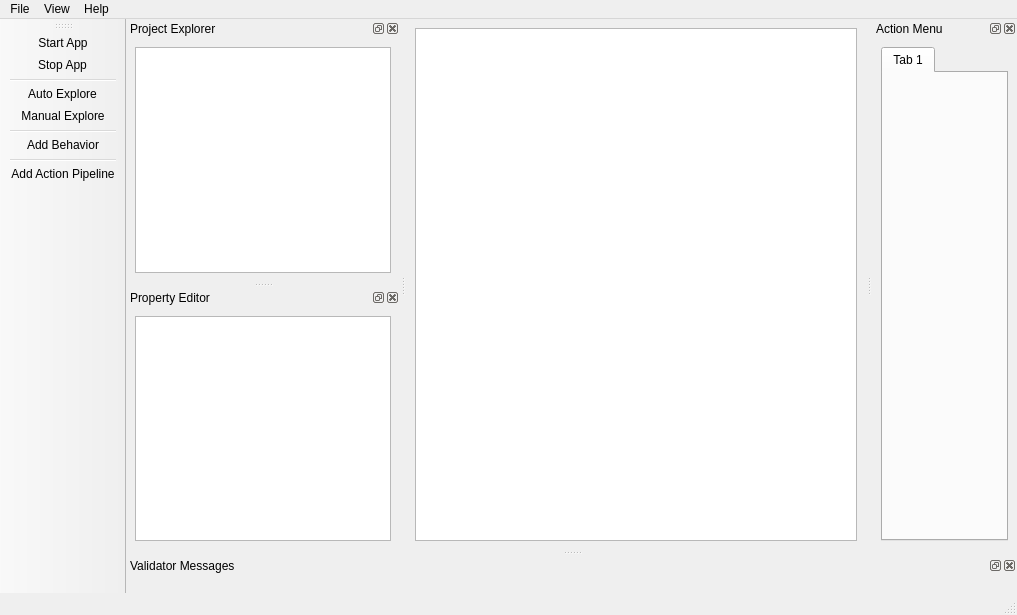
<?xml version="1.0" encoding="UTF-8"?>
<ui version="4.0">
 <class>MainWindow</class>
 <widget class="QMainWindow" name="MainWindow">
  <property name="geometry">
   <rect>
    <x>0</x>
    <y>0</y>
    <width>1017</width>
    <height>615</height>
   </rect>
  </property>
  <property name="windowTitle">
   <string>Facile</string>
  </property>
  <property name="unifiedTitleAndToolBarOnMac">
   <bool>true</bool>
  </property>
  <widget class="QWidget" name="centralwidget">
   <layout class="QHBoxLayout" name="horizontalLayout">
    <item>
     <widget class="QSplitter" name="viewSplitter">
      <property name="orientation">
       <enum>Qt::Horizontal</enum>
      </property>
      <widget class="QGraphicsView" name="tempView"/>
     </widget>
    </item>
   </layout>
  </widget>
  <widget class="QMenuBar" name="menubar">
   <property name="geometry">
    <rect>
     <x>0</x>
     <y>0</y>
     <width>1017</width>
     <height>25</height>
    </rect>
   </property>
   <widget class="QMenu" name="menuFile">
    <property name="title">
     <string>File</string>
    </property>
    <widget class="QMenu" name="menuNew_Project_2">
     <property name="title">
      <string>New Project</string>
     </property>
     <addaction name="actionFrom_Scratch"/>
     <addaction name="actionFrom_Existing_Project"/>
    </widget>
    <widget class="QMenu" name="menuRecent_Projects_2">
     <property name="title">
      <string>Recent Projects</string>
     </property>
    </widget>
    <addaction name="menuNew_Project_2"/>
    <addaction name="actionOpen_Project"/>
    <addaction name="menuRecent_Projects_2"/>
    <addaction name="separator"/>
    <addaction name="actionSave_Project"/>
    <addaction name="actionSave_as"/>
    <addaction name="separator"/>
    <addaction name="actionManage_Project"/>
   </widget>
   <widget class="QMenu" name="menuHelp">
    <property name="title">
     <string>Help</string>
    </property>
   </widget>
   <widget class="QMenu" name="menuView">
    <property name="title">
     <string>View</string>
    </property>
    <addaction name="actionShow_Behaviors"/>
    <addaction name="actionShow_Token_Tags"/>
    <addaction name="actionDetailed_View"/>
   </widget>
   <addaction name="menuFile"/>
   <addaction name="menuView"/>
   <addaction name="menuHelp"/>
  </widget>
  <widget class="QStatusBar" name="statusbar"/>
  <widget class="QDockWidget" name="dockWidget_2">
   <property name="windowTitle">
    <string>Project Explorer</string>
   </property>
   <attribute name="dockWidgetArea">
    <number>1</number>
   </attribute>
   <widget class="QWidget" name="dockWidgetContents_2">
    <layout class="QVBoxLayout" name="verticalLayout">
     <item>
      <widget class="QTreeView" name="projectExplorerView"/>
     </item>
    </layout>
   </widget>
  </widget>
  <widget class="QDockWidget" name="validatorDockWidget">
   <property name="allowedAreas">
    <set>Qt::BottomDockWidgetArea</set>
   </property>
   <property name="windowTitle">
    <string>Validator Messages</string>
   </property>
   <attribute name="dockWidgetArea">
    <number>8</number>
   </attribute>
   <widget class="QWidget" name="dockWidgetContents_4">
    <layout class="QVBoxLayout" name="verticalLayout_3"/>
   </widget>
  </widget>
  <widget class="QDockWidget" name="dockWidget_5">
   <property name="windowTitle">
    <string>Property Editor</string>
   </property>
   <attribute name="dockWidgetArea">
    <number>1</number>
   </attribute>
   <widget class="QWidget" name="dockWidgetContents_5">
    <layout class="QVBoxLayout" name="verticalLayout_2">
     <item>
      <widget class="QTreeView" name="propertyEditorView"/>
     </item>
    </layout>
   </widget>
  </widget>
  <widget class="QDockWidget" name="dockWidget_6">
   <property name="font">
    <font>
     <family>MS Shell Dlg 2</family>
    </font>
   </property>
   <property name="windowTitle">
    <string>Action Menu</string>
   </property>
   <attribute name="dockWidgetArea">
    <number>2</number>
   </attribute>
   <widget class="QWidget" name="dockWidgetContents_6">
    <layout class="QVBoxLayout" name="verticalLayout_4">
     <item>
      <widget class="QTabWidget" name="actionMenuTabWidget">
       <property name="currentIndex">
        <number>0</number>
       </property>
       <widget class="QWidget" name="tab">
        <attribute name="title">
         <string>Tab 1</string>
        </attribute>
       </widget>
      </widget>
     </item>
    </layout>
   </widget>
  </widget>
  <widget class="QToolBar" name="toolBar">
   <property name="windowTitle">
    <string>toolBar</string>
   </property>
   <attribute name="toolBarArea">
    <enum>LeftToolBarArea</enum>
   </attribute>
   <attribute name="toolBarBreak">
    <bool>false</bool>
   </attribute>
   <addaction name="actionStart_App"/>
   <addaction name="actionStop_App"/>
   <addaction name="separator"/>
   <addaction name="actionAutoExplore"/>
   <addaction name="actionManualExplore"/>
   <addaction name="separator"/>
   <addaction name="actionAdd_Behavior"/>
   <addaction name="separator"/>
   <addaction name="actionAdd_Action_Pipeline"/>
  </widget>
  <action name="actionOpen_Project">
   <property name="icon">
    <iconset resource="../../../icons.qrc">
     <normaloff>:/icon/resources/icons/office/open-door.png</normaloff>:/icon/resources/icons/office/open-door.png</iconset>
   </property>
   <property name="text">
    <string>Open Project</string>
   </property>
  </action>
  <action name="actionSave_Project">
   <property name="icon">
    <iconset resource="../../../icons.qrc">
     <normaloff>:/icon/resources/icons/office/save.png</normaloff>:/icon/resources/icons/office/save.png</iconset>
   </property>
   <property name="text">
    <string>Save</string>
   </property>
  </action>
  <action name="actionSave_as">
   <property name="icon">
    <iconset resource="../../../icons.qrc">
     <normaloff>:/icon/resources/icons/office/save-as.png</normaloff>:/icon/resources/icons/office/save-as.png</iconset>
   </property>
   <property name="text">
    <string>Save As . . .</string>
   </property>
  </action>
  <action name="actionFrom_Scratch">
   <property name="icon">
    <iconset resource="../../../icons.qrc">
     <normaloff>:/icon/resources/icons/office/edit-file.png</normaloff>:/icon/resources/icons/office/edit-file.png</iconset>
   </property>
   <property name="text">
    <string>From Scratch</string>
   </property>
  </action>
  <action name="actionFrom_Existing_Project">
   <property name="icon">
    <iconset resource="../../../icons.qrc">
     <normaloff>:/icon/resources/icons/office/copy.png</normaloff>:/icon/resources/icons/office/copy.png</iconset>
   </property>
   <property name="text">
    <string>From Existing Project</string>
   </property>
  </action>
  <action name="actionShow_Behaviors">
   <property name="checkable">
    <bool>true</bool>
   </property>
   <property name="checked">
    <bool>true</bool>
   </property>
   <property name="icon">
    <iconset resource="../../../icons.qrc">
     <normaloff>:/icon/resources/icons/office/visibility-behavior-green.png</normaloff>:/icon/resources/icons/office/visibility-behavior-green.png</iconset>
   </property>
   <property name="text">
    <string>Show Behaviors</string>
   </property>
   <property name="toolTip">
    <string>Show Visibility Behaviors in the TGUIM View</string>
   </property>
   <property name="shortcut">
    <string>Ctrl+B</string>
   </property>
  </action>
  <action name="actionDetailed_View">
   <property name="checkable">
    <bool>true</bool>
   </property>
   <property name="icon">
    <iconset resource="../../../icons.qrc">
     <normaloff>:/icon/resources/icons/office/picture.png</normaloff>:/icon/resources/icons/office/picture.png</iconset>
   </property>
   <property name="text">
    <string>Show Component Images</string>
   </property>
  </action>
  <action name="actionAutoExplore">
   <property name="checkable">
    <bool>true</bool>
   </property>
   <property name="icon">
    <iconset resource="../../../icons.qrc">
     <normaloff>:/icon/resources/icons/office/auto-explore.png</normaloff>:/icon/resources/icons/office/auto-explore.png</iconset>
   </property>
   <property name="text">
    <string>Auto Explore</string>
   </property>
   <property name="toolTip">
    <string>Explore the target GUI autonomously (no user control)</string>
   </property>
   <property name="shortcut">
    <string>Ctrl+Alt+A</string>
   </property>
  </action>
  <action name="actionManualExplore">
   <property name="checkable">
    <bool>true</bool>
   </property>
   <property name="icon">
    <iconset resource="../../../icons.qrc">
     <normaloff>:/icon/resources/icons/office/manual-explore.png</normaloff>:/icon/resources/icons/office/manual-explore.png</iconset>
   </property>
   <property name="text">
    <string>Manual Explore</string>
   </property>
   <property name="toolTip">
    <string>Watch for changes in the target GUI as the user interacts with it.</string>
   </property>
   <property name="shortcut">
    <string>Ctrl+Alt+M</string>
   </property>
  </action>
  <action name="actionManage_Project">
   <property name="icon">
    <iconset resource="../../../icons.qrc">
     <normaloff>:/icon/resources/icons/office/settings.png</normaloff>:/icon/resources/icons/office/settings.png</iconset>
   </property>
   <property name="text">
    <string>Project Settings</string>
   </property>
  </action>
  <action name="actionAdd_Behavior">
   <property name="icon">
    <iconset resource="../../../icons.qrc">
     <normaloff>:/icon/resources/icons/office/add-visibility-behavior.png</normaloff>:/icon/resources/icons/office/add-visibility-behavior.png</iconset>
   </property>
   <property name="text">
    <string>Add Behavior</string>
   </property>
   <property name="toolTip">
    <string>Add a visibility behavior to the target GUI model</string>
   </property>
  </action>
  <action name="actionStart_App">
   <property name="icon">
    <iconset resource="../../../icons.qrc">
     <normaloff>:/icon/resources/icons/office/turn-on.png</normaloff>:/icon/resources/icons/office/turn-on.png</iconset>
   </property>
   <property name="text">
    <string>Start App</string>
   </property>
   <property name="toolTip">
    <string>Start running this project's target application</string>
   </property>
  </action>
  <action name="actionStop_App">
   <property name="icon">
    <iconset resource="../../../icons.qrc">
     <normaloff>:/icon/resources/icons/office/shutdown.png</normaloff>:/icon/resources/icons/office/shutdown.png</iconset>
   </property>
   <property name="text">
    <string>Stop App</string>
   </property>
   <property name="toolTip">
    <string>Stop running this project's target application</string>
   </property>
  </action>
  <action name="actionShow_Token_Tags">
   <property name="checkable">
    <bool>true</bool>
   </property>
   <property name="icon">
    <iconset resource="../../../icons.qrc">
     <normaloff>:/icon/resources/icons/office/tags.png</normaloff>:/icon/resources/icons/office/tags.png</iconset>
   </property>
   <property name="text">
    <string>Show Token Tags</string>
   </property>
   <property name="toolTip">
    <string>Show Token Tags in the TGUIM View</string>
   </property>
   <property name="shortcut">
    <string>Ctrl+T</string>
   </property>
  </action>
  <action name="actionAdd_Action_Pipeline">
   <property name="icon">
    <iconset resource="../../../icons.qrc">
     <normaloff>:/icon/resources/icons/pastel/add_person.png</normaloff>:/icon/resources/icons/pastel/add_person.png</iconset>
   </property>
   <property name="text">
    <string>Add Action Pipeline</string>
   </property>
   <property name="toolTip">
    <string>Create a new action pipeline</string>
   </property>
  </action>
 </widget>
 <resources>
  <include location="../../../icons.qrc"/>
 </resources>
 <connections/>
</ui>
